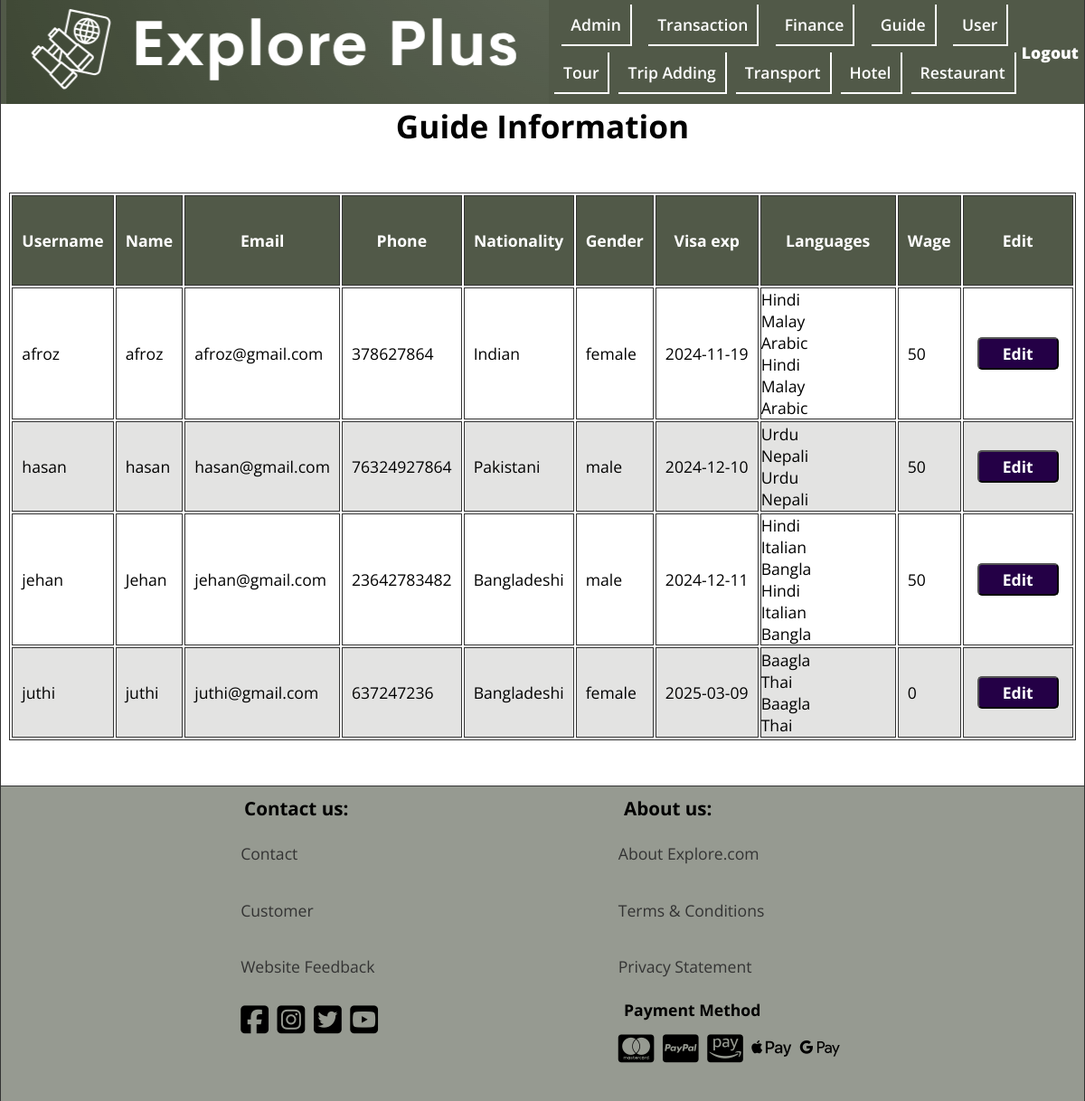
The app's page /Admin/guide.php, older data.
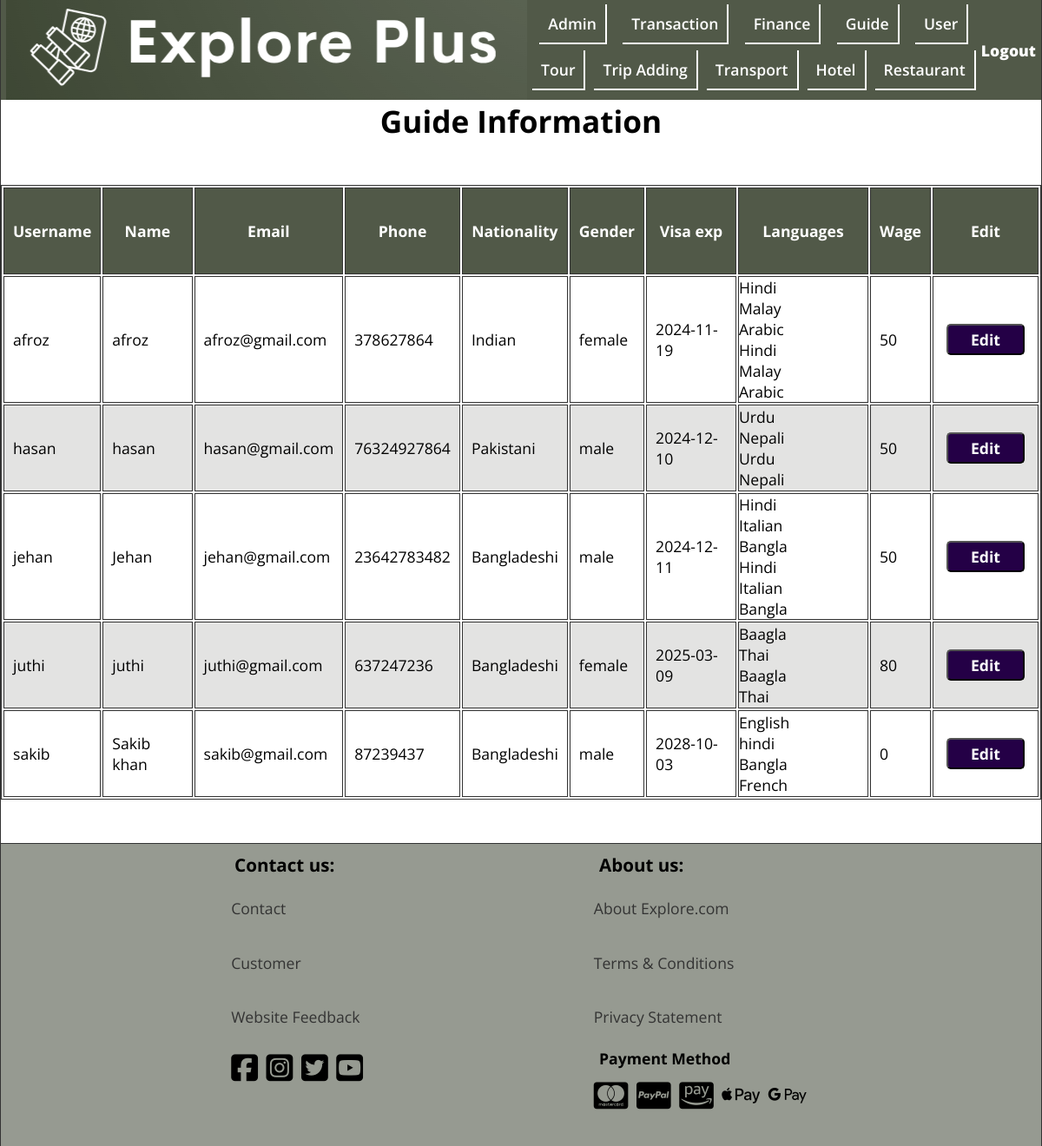
The same page, newer data.
### tables this page shows
CREATE TABLE `guide` (
  `username` varchar(50) NOT NULL,
  `name` varchar(50) DEFAULT NULL,
  `password` varchar(500) DEFAULT NULL,
  `email` varchar(100) DEFAULT NULL,
  `phone` varchar(20) DEFAULT NULL,
  `date_of_birth` date DEFAULT NULL,
  `city` varchar(50) DEFAULT NULL,
  `country` varchar(50) DEFAULT NULL,
  `NID` varchar(20) DEFAULT NULL,
  `nationality` varchar(50) DEFAULT NULL,
  `gender` varchar(10) DEFAULT NULL,
  `visa_expiry_date` date DEFAULT NULL,
  `photo` blob DEFAULT NULL,
  `wage` int(11) NOT NULL
);

### Admin/guide.php (the view, shortened to what the changed rows need)
<!DOCTYPE html>
<html lang="en">
<head>
    <link rel="stylesheet" href="../css/style.css">
    <link rel="stylesheet" href="https://cdnjs.cloudflare.com/ajax/libs/font-awesome/6.5.1/css/all.min.css" />
</head>
<body>
<main class="main main__table-container">
    <h1 class="center">Guide Information</h1>
    <table class="main__table transportation">
        <thead>
        <tr>
            <th  scope="col" class="table__head">Username</th>
            <th  scope="col" class="table__head">Name</th>
            <th  scope="col" class="table__head">Email</th>
            <th  scope="col" class="table__head">Phone</th>
            <th scope="col" class="table__head">Nationality</th>
            <th  scope="col" class="table__head">Gender</th>
            <th scope="col" class="table__head">Visa exp</th>
            <th scope="col" class="table__head">Languages</th>
            <th scope="col" class="table__head">Wage</th>
            <th  scope="col" class="table__head">Edit</th>
        </tr>
        </thead>
        <?php
        $conn = mysqli_connect("localhost","root","","explore_plus");
        $result = mysqli_query($conn,"SELECT * FROM guide g");
        $guides = mysqli_fetch_all($result,MYSQLI_ASSOC);
        ?>
        <tbody class="table__body">
        <?php foreach ($guides as $guide): ?>
            <tr>
                <td class="table__item"><?php echo htmlspecialchars($guide['username'])?></td>
                <td class="table__item"><?php echo htmlspecialchars($guide['name'])?></td>
                <td class="table__item"><?php echo htmlspecialchars($guide['email'])?></td>
                <td class="table__item"><?php echo htmlspecialchars($guide['phone'])?></td>
                <td class="table__item"><?php echo htmlspecialchars($guide['nationality'])?></td>
                <td class="table__item"><?php echo htmlspecialchars($guide['gender'])?></td>
                <td class="table__item"><?php echo htmlspecialchars($guide['visa_expiry_date'])?></td>
                <td class="table__item"><?php
                    $username = $guide['username'];
                    $languageSql = "SELECT language
                                    FROM guide g
                                    INNER JOIN guide_speak gs
                                    ON g.username = gs.username
                                    WHERE g.username = '{$username}'";
                    $languageRes = mysqli_query($conn,$languageSql);
                    $languages = mysqli_fetch_all($languageRes,MYSQLI_ASSOC);
                    foreach ($languages as $language ):
                        echo $language['language'] . '<br>';
                    endforeach;
                    ?></td>
                <td class="table__item"><?php echo htmlspecialchars($guide['wage'])?></td>
                <td class="table__item edit_option">
                    <button type="submit" name="edit" class="table_edit"><a href="guide_edit.php?guide_username=<?php echo $guide['username']?>">Edit</a></button>
                </td>
            </tr>
        <?php endforeach; ?>
        </tbody>
    </table>
</main>

Row changes from the older to the newer data that the page shows:
changed guide "juthi": wage "0" → "80"
added guide: username "sakib", name "Sakib khan", email "sakib@gmail.com", phone "87239437", nationality "Bangladeshi", gender "male", visa_expiry_date "2028-10-03", language "English", language "hindi", language "Bangla", language "French", wage "0"
